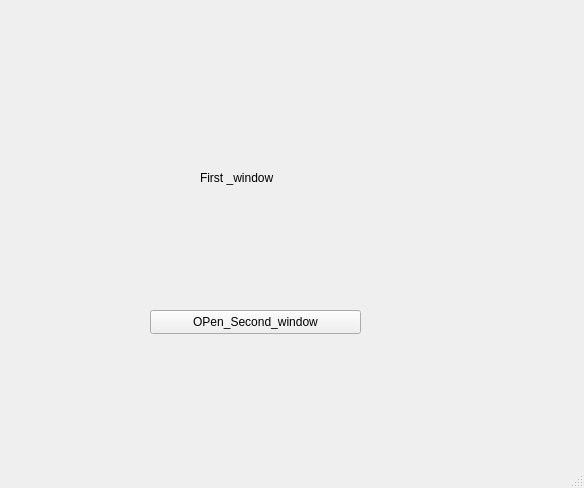
<?xml version="1.0" encoding="UTF-8"?>
<ui version="4.0">
 <class>Sender</class>
 <widget class="QMainWindow" name="Sender">
  <property name="geometry">
   <rect>
    <x>0</x>
    <y>0</y>
    <width>584</width>
    <height>488</height>
   </rect>
  </property>
  <property name="windowTitle">
   <string>Sender</string>
  </property>
  <widget class="QWidget" name="enter">
   <widget class="QPushButton" name="pushButton">
    <property name="geometry">
     <rect>
      <x>150</x>
      <y>310</y>
      <width>211</width>
      <height>24</height>
     </rect>
    </property>
    <property name="text">
     <string>OPen_Second_window</string>
    </property>
   </widget>
   <widget class="QLabel" name="label">
    <property name="geometry">
     <rect>
      <x>200</x>
      <y>170</y>
      <width>111</width>
      <height>16</height>
     </rect>
    </property>
    <property name="text">
     <string>First _window</string>
    </property>
   </widget>
  </widget>
  <widget class="QMenuBar" name="menubar">
   <property name="geometry">
    <rect>
     <x>0</x>
     <y>0</y>
     <width>584</width>
     <height>22</height>
    </rect>
   </property>
  </widget>
  <widget class="QStatusBar" name="statusbar"/>
 </widget>
 <resources/>
 <connections/>
</ui>
